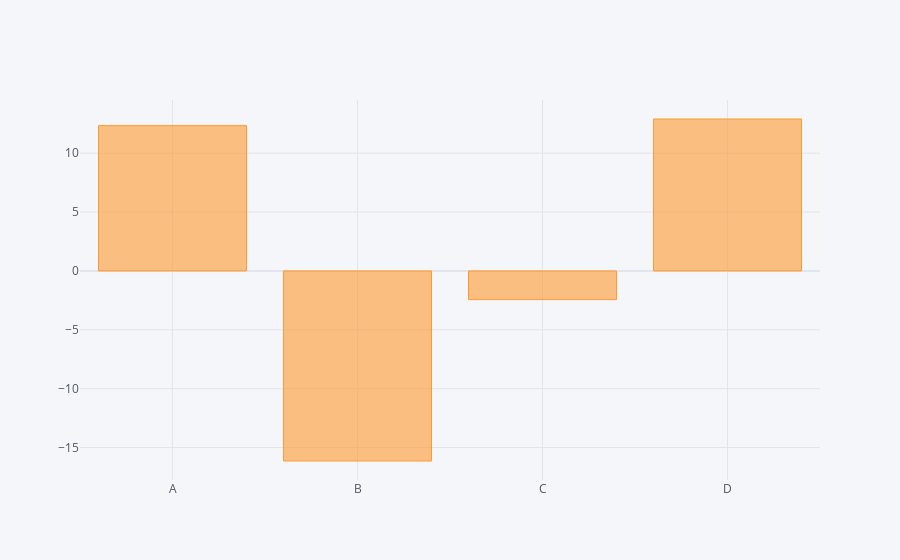

Source (notebook cell):
### Code cell
df.sum().iplot(kind='bar')

plt.show()

### Figure 1 — Plotly figure (JSON) as saved in the notebook; plotly's stock layout.template omitted (floating-point values rounded to 4 significant figures)
{"data": [{"marker": {"color": "rgba(255, 153, 51, 0.6)", "line": {"color": "rgba(255, 153, 51, 1.0)", "width": 1}}, "name": "None", "orientation": "v", "text": "", "type": "bar", "x": ["A", "B", "C", "D"], "y": [12.34, -16.14, -2.434, 12.9]}], "layout": {"autosize": true, "legend": {"bgcolor": "#F5F6F9", "font": {"color": "#4D5663"}}, "paper_bgcolor": "#F5F6F9", "plot_bgcolor": "#F5F6F9", "title": {"font": {"color": "#4D5663"}}, "xaxis": {"autorange": true, "gridcolor": "#E1E5ED", "range": [-0.5, 3.5], "showgrid": true, "tickfont": {"color": "#4D5663"}, "title": {"font": {"color": "#4D5663"}, "text": ""}, "type": "category", "zerolinecolor": "#E1E5ED"}, "yaxis": {"autorange": true, "gridcolor": "#E1E5ED", "range": [-17.75, 14.52], "showgrid": true, "tickfont": {"color": "#4D5663"}, "title": {"font": {"color": "#4D5663"}, "text": ""}, "type": "linear", "zerolinecolor": "#E1E5ED"}}}
